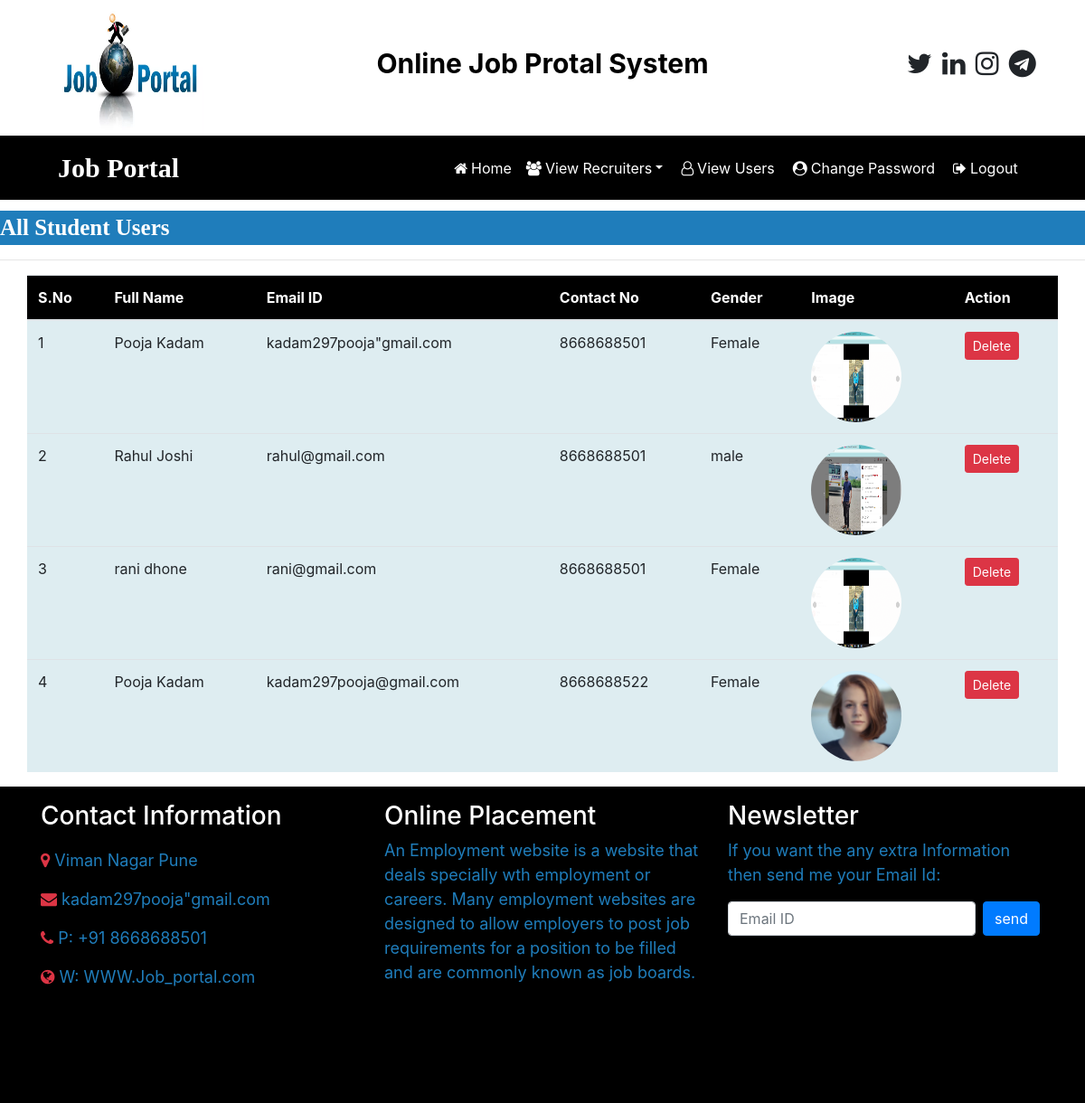
Screenshot of /view_users/ (signed in) with the database file from the repository.
### job/models.py (models this page shows, shortened)
class StudentUser(models.Model):
    user = models.ForeignKey(User, on_delete=models.CASCADE)
    moblie = models.CharField(max_length=15,null=True)
    email = models.EmailField(max_length=100,null=True)
    image = models.FileField(null=True)
    gender = models.CharField(max_length=10,null=True)
    type = models.CharField(max_length=15,null=True)

### job/views.py (the view)
# urls.py: path('view_users/', views.view_users, name='view_users'),
def view_users(request):
    if not request.user.is_authenticated:
        return redirect('admin_login')
    data = StudentUser.objects.all()
    d = {'data':data}
    return render(request,'view_users.html',d)

### job/templates/view_users.html
{% load static %}
{% block body %}
{% include 'admin_navigation.html' %}
<marquee style = "font-family: 'Monotype Corsiva'; font-size: 25px; color: white; background-color: rgb(31, 125, 187); margin-top: 1%; font-weight: bold">All Student Users</marquee>
<hr>
<table class="table table-hover container" id="example">
    <thead>
        <tr style="background-color: black" class="text-white">
            <th>S.No</th>
            <th>Full Name</th>
            <th>Email ID</th>
            <th>Contact No</th>
            <th>Gender</th>
            <th>Image</th>
            <th>Action</th>
        </tr>
    </thead>
    <tbody>
    {% for i in data %}
        <tr style="background-color: rgb(222, 237, 241)">
            <td>{{forloop.counter}}</td>
            <td>{{i.user.first_name}} {{i.user.last_name}}</td>
            <td>{{i.email}}</td>
            <td>{{i.moblie}}</td>
            <td>{{i.gender}}</td>
            <td><img src = "{{i.image.url}}" style="width:100px ; height:100px; border-radius:50%"></td>
            <td><a href="{% url 'delete_user' i.user.id %}" class="btn btn-danger btn-sm" onclick="return confirm('Are you sure?')">Delete</a></td>
        </tr>
    {% endfor %}
    </tbody>
</table>
{% include 'footer.html' %}
{% endblock %}

### job/templates/admin_navigation.html (shortened to what this page needs)
<!DOCTYPE html>
<html lang="en">
<head>
    <link rel="stylesheet" href="https://cdn.jsdelivr.net/npm/bootstrap@4.6.1/dist/css/bootstrap.min.css">
    <link rel="stylesheet" href="https://cdnjs.cloudflare.com/ajax/libs/font-awesome/4.7.0/css/font-awesome.min.css">
    {% load static %}
</head>
<body>
<div class="container">
    <div class="row">
        <div class="col-sm-3">
            <img src="{% static 'images/job-portal.png' %}" style="width:180px; height:150px">
        </div>
        <div class="col-sm-6 mt-5 text-center">
            <span style="font-weight : bold ; font-size: 30px">
                <span style="color: black "> Online Job </span>
                <span style="color: black "> Protal System </span>
            </span>
        </div>
        <div class="col-sm-3 mt-5" style="padding-left:10%">
            <span style="font-weight:bold; font-size: 30px">
                <span><i class="fa fa-twitter pl-1"></i></span>
                <span><i class="fa fa-linkedin pl-1"></i></span>
                <span><i class="fa fa-instagram pl-1"></i></span>
                <span><i class="fa fa-telegram pl-1"></i></span>
            </span>
        </div>
    </div>
</div>
<nav class="navbar navbar-expand-sm" style="background-color:black ">
    <a class="navbar-brand text-white pl-5 font-weight-bold" style="font-family:'Monotype Corsiva'; font-size:30px">Job Portal</a>
    <ul class="navbar-nav">
        <li class="nav-item">
            <a class="nav-link text-white" href="{% url 'admin_home' %}" style="margin-left:280px "><i class="fa fa-home mr-1"></i>Home</a>
        </li>
        <li class="nav-item dropdown">
            <a class="nav-link text-white dropdown-toggle" href="#" data-toggle="dropdown" style="margin-right:4px "><i class="fa fa-users mr-1"></i>View Recruiters</a>
        </li>
        <li class="nav-item">
            <a class="nav-link text-white" href="{% url 'view_users' %}" style="margin-right:4px "><i class="fa fa-user-o mr-1"></i>View Users</a>
        </li>
        <li class="nav-item">
            <a class="nav-link text-white" href="{% url 'Change_passwordadmin' %}" style="margin-right:4px "><i class="fa fa-user-circle mr-1"></i>Change Password</a>
        </li>
        <li class="nav-item">
            <a class="nav-link text-white" href="{% url 'Logout' %}" style="margin-right:4px "><i class="fa fa-sign-out mr-1"></i>Logout</a>
        </li>
    </ul>
</nav>
</body>
</html>

### job/templates/footer.html (shortened to what this page needs)
{% load static %}
<div class= "mt-3" style="background-color:black; width:100%; height:350px">
    <div class="container">
        <div class="row">
            <div class="col-md-4 mt-3">
                <h3 class="text-white">Contact Information</h3>
                <p style="color:rgb(31, 125, 187); font-size:18px"><i class="fa fa-map-marker text-danger mt-3"></i> Viman Nagar Pune
                </p>
                <p style="color:rgb(31, 125, 187); font-size:18px"><i class="fa fa-envelope text-danger"></i> kadam297pooja"gmail.com
                </p>
                <p style="color:rgb(31, 125, 187); font-size:18px"><i class="fa fa-phone text-danger"></i> P: +91 8668688501
                </p>
                <p style="color:rgb(31, 125, 187); font-size:18px"><i class="fa fa-globe text-danger"></i> W: WWW.Job_portal.com
                </p>
            </div>
            <div class="col-md-4 mt-3">
                <h3 class="text-white">Online Placement</h3>
                <p style="color:rgb(31, 125, 187); font-size: 18px;">An Employment website is a website that deals specially wth employment or careers. Many employment websites are designed to allow employers to post job requirements for a position to be filled and are commonly known as job boards.</p>
            </div>
            <div class="col-md-4 mt-3">
                <h3 class="text-white">Newsletter</h3>
                <p style="color:rgb(31, 125, 187); font-size: 18px;">If you want the any extra Information then send me your Email Id:</p>
                <form method="post" class="form-inline">
                    <input type="email" name="emailid" placeholder="Email ID" required class="form-control mr-2">
                    <input type="submit" value="send" class="btn btn-primary">
                </form>
            </div>
        </div>
    </div>
</div>

### rows the page displays
StudentUser: user.first_name "Pooja", user.last_name "Kadam", email "kadam297pooja\"gmail.com", moblie "8668688501", gender "Female", image (picture)
StudentUser: user.first_name "Rahul", user.last_name "Joshi", email "rahul@gmail.com", moblie "8668688501", gender "male", image (picture)
StudentUser: user.first_name "rani", user.last_name "dhone", email "rani@gmail.com", moblie "8668688501", gender "Female", image (picture)
StudentUser: user.first_name "Pooja", user.last_name "Kadam", email "kadam297pooja@gmail.com", moblie "8668688522", gender "Female", image (picture)
